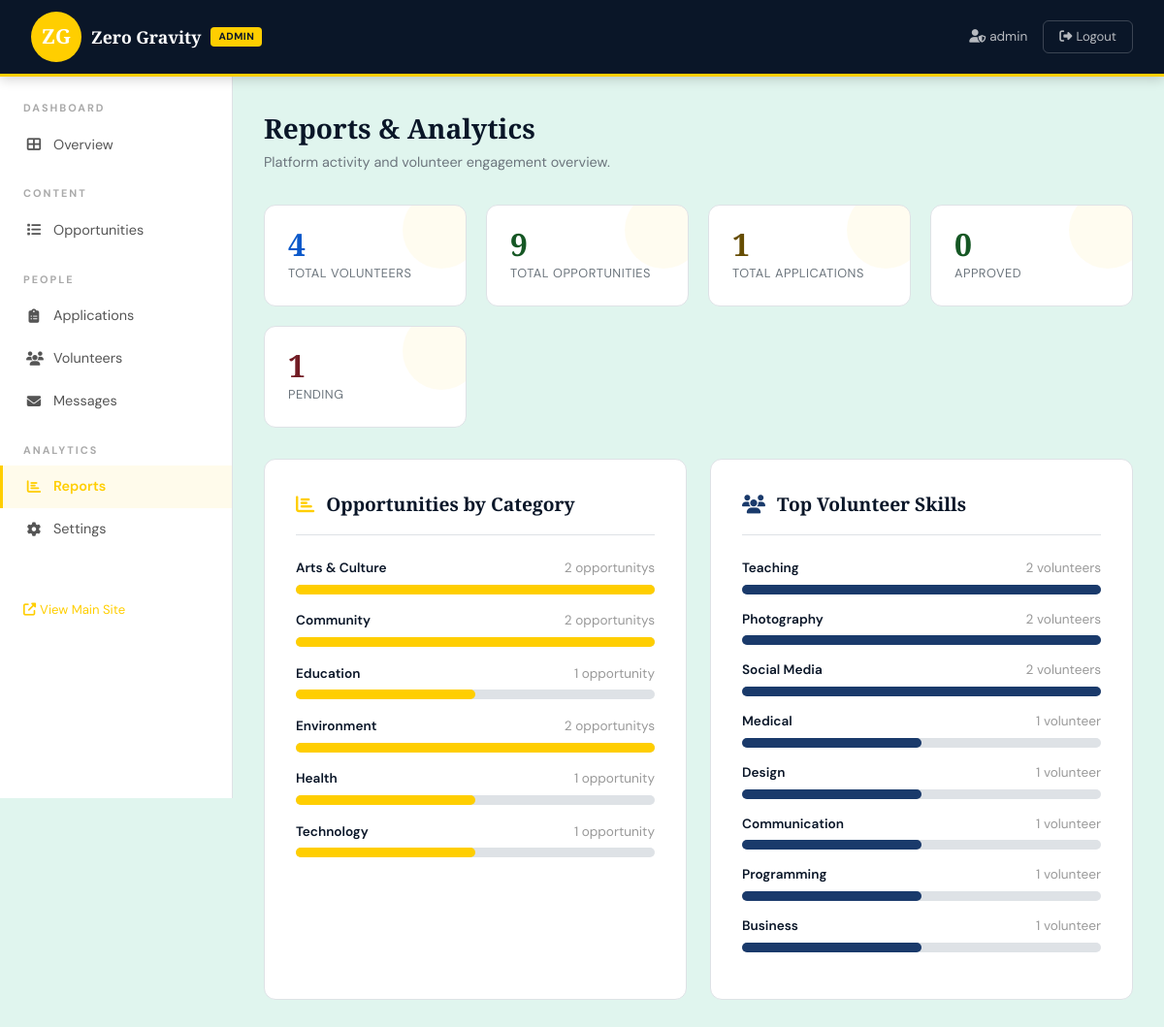
Page /admin/reports (signed in) on the committed database.
### tables this page shows
CREATE TABLE opportunities (
        id INTEGER PRIMARY KEY AUTOINCREMENT,
        title TEXT NOT NULL,
        category TEXT NOT NULL,
        location TEXT,
        schedule TEXT,
        duration TEXT,
        slots INTEGER DEFAULT 10,
        registered INTEGER DEFAULT 0,
        skills_required TEXT,
        description TEXT,
        contact_person TEXT,
        posted_date TEXT DEFAULT CURRENT_DATE,
        is_active INTEGER DEFAULT 1
    );

### app.py (the view)
@app.route('/admin/reports')
@admin_required
def admin_reports():
    db = get_db()
    cat_data   = db.execute('SELECT category, COUNT(*) as cnt FROM opportunities GROUP BY category').fetchall()
    skill_data = db.execute('SELECT skills FROM volunteers WHERE skills IS NOT NULL AND skills != ""').fetchall()
    skill_counts = {}
    for row in skill_data:
        for s in (row['skills'] or '').split(','):
            s = s.strip()
            if s:
                skill_counts[s] = skill_counts.get(s, 0) + 1
    top_skills = sorted(skill_counts.items(), key=lambda x: x[1], reverse=True)[:8]
    summary = {
        'total_volunteers':    db.execute('SELECT COUNT(*) as c FROM volunteers').fetchone()['c'],
        'total_opportunities': db.execute('SELECT COUNT(*) as c FROM opportunities').fetchone()['c'],
        'total_applications':  db.execute('SELECT COUNT(*) as c FROM applications').fetchone()['c'],
        'approved':            db.execute("SELECT COUNT(*) as c FROM applications WHERE status='approved'").fetchone()['c'],
        'pending':             db.execute("SELECT COUNT(*) as c FROM applications WHERE status='pending'").fetchone()['c'],
    }
    db.close()
    return render_template('admin/reports.html',
        cat_data=cat_data, top_skills=top_skills, summary=summary,
        admin_user=session.get('admin_username'))

### app.py (called while the page is built)
def get_db():
    conn = sqlite3.connect(DATABASE)
    conn.row_factory = sqlite3.Row
    return conn

def admin_required(f):
    @wraps(f)
    def decorated(*args, **kwargs):
        if not session.get('admin_logged_in'):
            return redirect(url_for('admin_login'))
        return f(*args, **kwargs)
    return decorated

### templates/admin/reports.html (shortened to what this page needs)
{% extends "admin/base.html" %}
{% block content %}
<div class="tab-title">Reports & Analytics</div>
<div class="tab-sub">Platform activity and volunteer engagement overview.</div>
<div class="stat-grid" style="margin-bottom:2rem;">
  {% for label, val, bg, col in [
    ('Total Volunteers',    summary.total_volunteers,   '#cfe2ff','#0a58ca'),
    ('Total Opportunities', summary.total_opportunities,'#d4edda','#155724'),
    ('Total Applications',  summary.total_applications, '#fff3cd','#664d03'),
    ('Approved',            summary.approved,            '#d4edda','#155724'),
    ('Pending',             summary.pending,             '#f8d7da','#721c24'),
  ] %}
  <div class="stat-card">
    <div class="stat-num" style="color:{{ col }};">{{ val }}</div>
    <div class="stat-label">{{ label }}</div>
  </div>
  {% endfor %}
</div>
<div class="row g-4">
  <div class="col-md-6">
    <div class="form-card" style="margin-bottom:0;height:100%;">
      <div class="form-card-title">
        <i class="fas fa-chart-bar" style="color:var(--zg-accent);"></i> Opportunities by Category
      </div>
      {% if cat_data %}
        {% set max_cat = cat_data | map(attribute='cnt') | max %}
        {% for row in cat_data %}
        {% set pct = ((row['cnt'] / max_cat) * 100)|int %}
        <div style="margin-bottom:1.1rem;">
          <div style="display:flex;justify-content:space-between;font-size:0.85rem;margin-bottom:0.4rem;">
            <span style="font-weight:600;">{{ row['category'] }}</span>
            <span style="color:#999;">{{ row['cnt'] }} opportunity{{ 's' if row['cnt'] > 1 }}</span>
          </div>
          <div style="background:var(--zg-border);border-radius:100px;height:10px;">
            <div style="background:var(--zg-accent);height:100%;border-radius:100px;width:{{ pct }}%;transition:width 0.5s;"></div>
          </div>
        </div>
        {% endfor %}
      {% else %}
        <p style="color:#999;font-size:0.88rem;">No data yet.</p>
      {% endif %}
    </div>
  </div>
  <div class="col-md-6">
    <div class="form-card" style="margin-bottom:0;height:100%;">
      <div class="form-card-title">
        <i class="fas fa-users" style="color:var(--zg-blue);"></i> Top Volunteer Skills
      </div>
      {% if top_skills %}
        {% set max_skill = top_skills[0][1] %}
        {% for skill, cnt in top_skills %}
        {% set pct = ((cnt / max_skill) * 100)|int %}
        <div style="margin-bottom:1rem;">
          <div style="display:flex;justify-content:space-between;font-size:0.85rem;margin-bottom:0.4rem;">
            <span style="font-weight:600;">{{ skill }}</span>
            <span style="color:#999;">{{ cnt }} volunteer{{ 's' if cnt > 1 }}</span>
          </div>
          <div style="background:var(--zg-border);border-radius:100px;height:10px;">
            <div style="background:var(--zg-blue);height:100%;border-radius:100px;width:{{ pct }}%;"></div>
          </div>
        </div>
        {% endfor %}
      {% else %}
        <p style="color:#999;font-size:0.88rem;">No volunteer skill data yet.</p>
      {% endif %}
    </div>
  </div>
</div>
{% endblock %}

### static/css/admin.css (style rules this page uses)
:root { --zg-deep: #0a1628; --zg-blue: #1a3a6b; --zg-accent: #FFCE00; --zg-gold: #FFCE00; --zg-light: #E0F5EE; --zg-border: #dee2e6; --ff-head: 'Playfair Display', serif; --ff-body: 'DM Sans', sans-serif; }
*, *::before, *::after { box-sizing: border-box; margin: 0; padding: 0; }
body { font-family: var(--ff-body); background: var(--zg-light); color: var(--zg-deep); }
.tab-title { font-family: var(--ff-head); font-size: 1.75rem; font-weight: 900; margin-bottom: 0.25rem; }
.tab-sub { color: #6c757d; font-size: 0.9rem; margin-bottom: 2rem; }
.stat-grid { display: grid; grid-template-columns: repeat(auto-fill, minmax(180px, 1fr)); gap: 1.25rem; margin-bottom: 2rem; }
.stat-card { background: #fff; border-radius: 12px; padding: 1.5rem; border: 1px solid var(--zg-border); position: relative; overflow: hidden; }
.stat-card::before { content: ''; position: absolute; right: -15px; top: -15px; width: 80px; height: 80px; border-radius: 50%; opacity: 0.06; background: var(--zg-accent); }
.stat-num { font-family: var(--ff-head); font-size: 2rem; font-weight: 900; line-height: 1; }
.stat-label { font-size: 0.8rem; color: #6c757d; margin-top: 0.25rem; text-transform: uppercase; letter-spacing: 0.5px; }
.form-card { background: #fff; border-radius: 12px; border: 1px solid var(--zg-border); padding: 2rem; margin-bottom: 1.5rem; }
.form-card-title { font-family: var(--ff-head); font-size: 1.2rem; font-weight: 700; margin-bottom: 1.5rem; padding-bottom: 1rem; border-bottom: 1px solid var(--zg-border); display: flex; align-items: center; gap: 0.75rem; }

### rows in the picture
opportunities: category "Health", cnt "1", {{ pct }} 50 (drawn)
opportunities: category "Technology", cnt "1", {{ pct }} 50 (drawn)

### other values in the picture
{{ admin_user }} "admin"
{{ val }} "4" "9" "1" "0" "1"
{{ label }} "TOTAL VOLUNTEERS" "TOTAL OPPORTUNITIES" "TOTAL APPLICATIONS" "APPROVED" "PENDING"
{{ row['category'] }} "Arts & Culture" "Community" "Education" "Environment"
{{ row['cnt'] }} "2" "2" "1" "2"
{{ 's' if row['cnt'] > 1 }} "s" "s" "s"
{{ skill }} "Teaching" "Photography" "Social Media" "Medical" "Design" "Communication" "Programming" "Business"
{{ cnt }} "2" "2" "2" "1" "1" "1" "1" "1"
{{ 's' if cnt > 1 }} "s" "s" "s"
